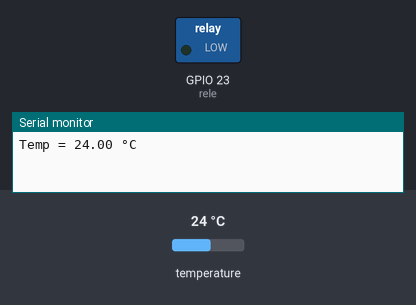
A sketch run on a simulated ESP32. On the bench: switched loads named in the sketch (green lamp = pin HIGH), the last lines printed to the serial monitor. Inputs (shaded band) come from the test bench; at power-on: temperature 24 °C.

Above: at 1.7 s.
At 5.3 s:
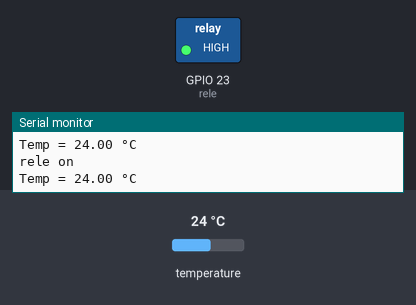
Timing chart, 0 to 9.2 s (numbered marks = the images above):
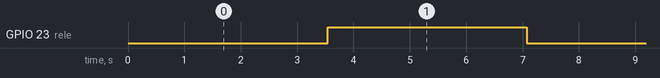

The sketch:

esp32.ino
```cpp
#include <OneWire.h>
#include <DallasTemperature.h>

const int rele = 23;
const int sensor = 21;

OneWire oneWire(sensor);
DallasTemperature sensors(&oneWire);

unsigned long t_antes = 0;
bool estado_rele = false;

void setup() {
  Serial.begin(115200);

  pinMode(rele, OUTPUT);
  digitalWrite(rele, LOW);

  sensors.begin();
}

void loop() {
  unsigned long t_atual = millis();

  if (t_atual - t_antes >= 3000) {
    t_antes = t_atual;

    estado_rele = !estado_rele;
    digitalWrite(rele, estado_rele);

    if (estado_rele) {
      Serial.println("rele on");
    } else {
      Serial.println("rele off");
    }
  }

  sensors.requestTemperatures();
  float temp = sensors.getTempCByIndex(0);

  if (temp == DEVICE_DISCONNECTED_C) {
    Serial.println("Sensor desconectado!");
  } else {
    Serial.print("Temp = ");
    Serial.print(temp);
    Serial.println(" °C");
  }

  delay(1000);
}
```

Measured:
- by itself, GPIO 23 (rele): alternates HIGH for 3.5 s and LOW for 3.5 s
